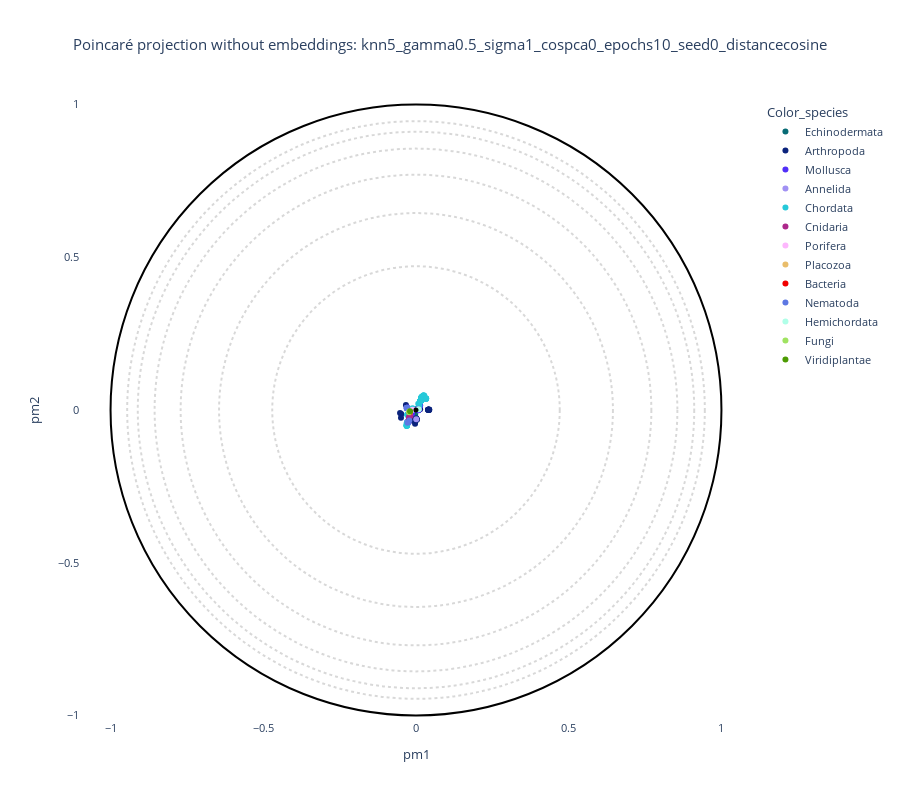
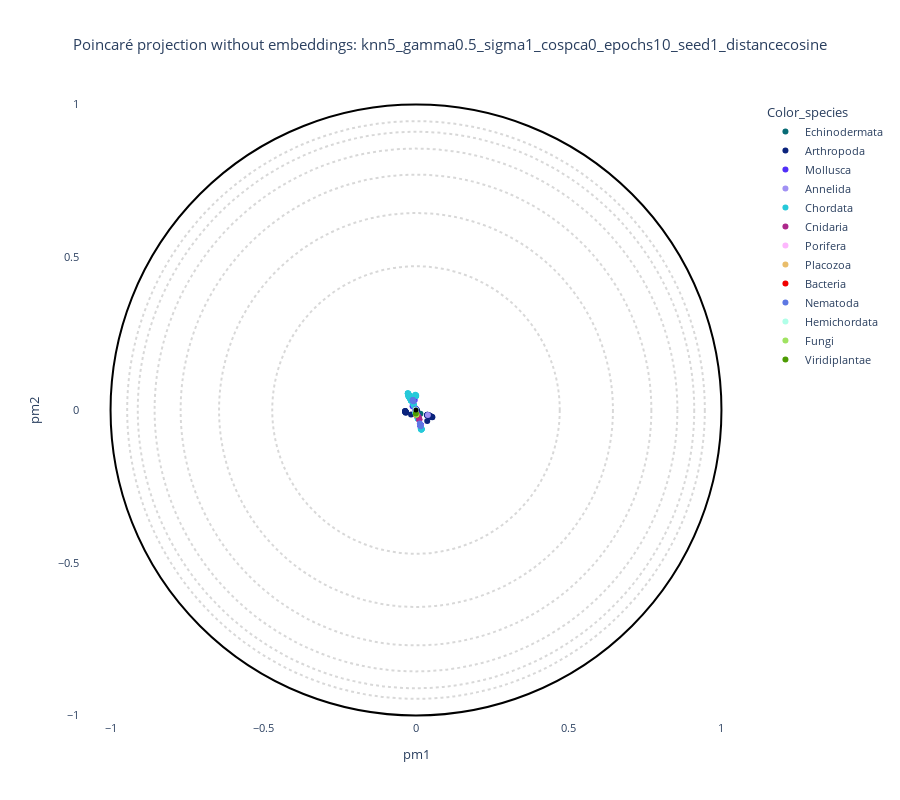
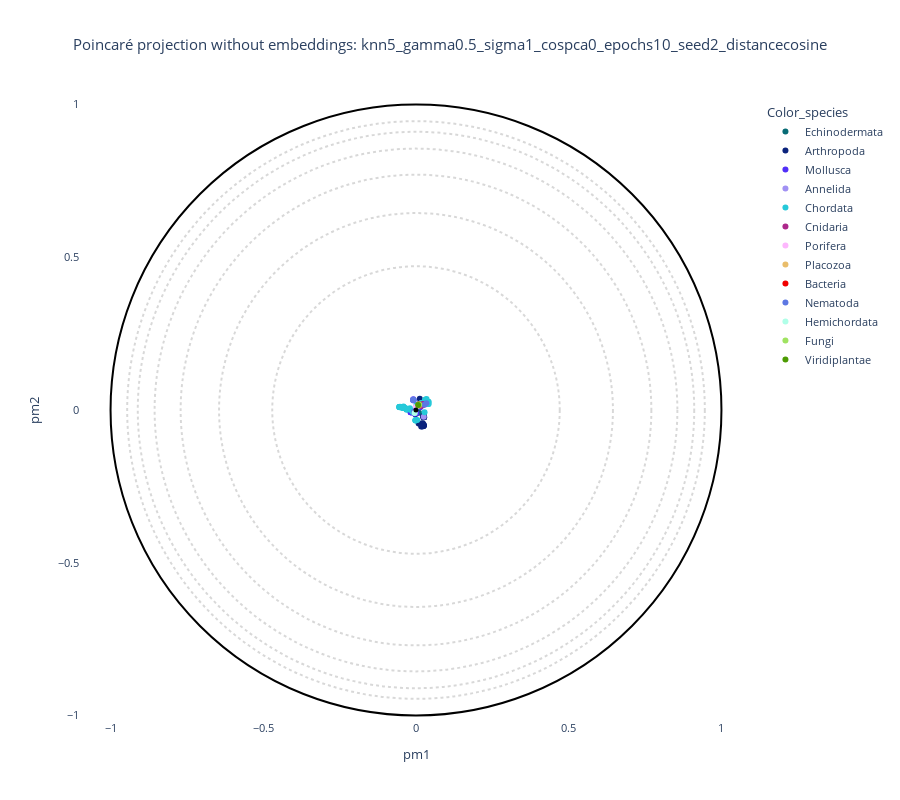
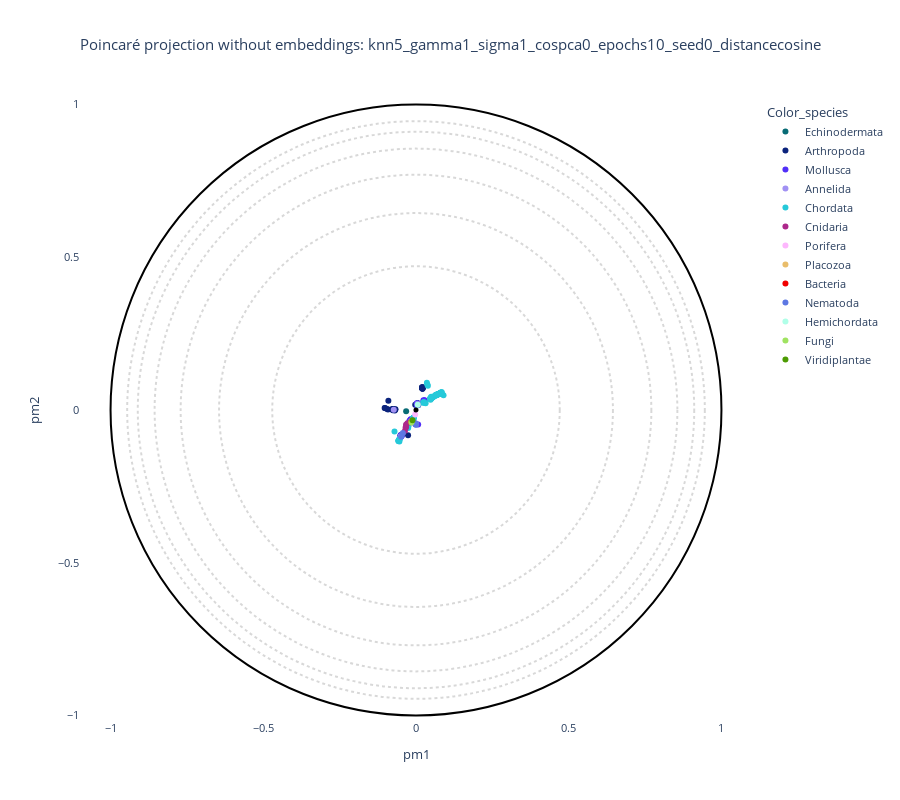

Notebook code for these charts, in order:
### Markdown cell above
## Grid search & plot

### Code cell
# %%
print("=== Starting grid search ===")
df_annotation = pd.read_csv(path_annotation_csv)

# List to store the results of projections
results = []

# Define a custom color palette for visualization
globin_palette = {
    'Echinodermata': '#086b75', 'Arthropoda': '#0b237c', 'Mollusca': '#512ff8',
    'Annelida': '#a191f3', 'Chordata': '#26c9d9', 'Cnidaria': '#ad288b',
    'Porifera': '#fdb7fd', 'Placozoa': '#e9bd6b', 'Bacteria': '#f10000',
    'Nematoda': '#5d78e3', 'Hemichordata': '#b0ffe8', 'Fungi': '#a0e361',
    'Viridiplantae': '#4d9b03'
}

# Generate all parameter combinations
keys = list(grid.keys())
values = list(grid.values())
combinations = list(itertools.product(*values))

for combo in combinations:
    params = dict(zip(keys, combo))

    # Create a folder for each combination
    folder_name = "_".join([f"{k}{v}" for k, v in params.items()])
    folder_output = os.path.join(output_base, folder_name)
    os.makedirs(folder_output, exist_ok=True)
    print(f"\n--- Running projection for {folder_name} ---")

    # 1. Run Poincaré map
    cmd = build_command(params, folder_output + "/")
    print("CMD:", cmd)
    os.system(cmd)

    # 2. Load projection
    projection_file = load_projection(folder_output, params)
    if not os.path.exists(projection_file):
        print(f"Projection file not found: {projection_file}")
        continue

    df_emb = read_embeddings(projection_file, path_annotation_csv, withroot=False)

    # 3. Generate and display interactive plot for each parameter combination
    if data_type == "plm":
        title = f"Poincaré projection with embeddings: {folder_name}"
    elif data_type == "plm_aae":
        title = f"Poincaré projection with AAE embeddings: {folder_name}"
    elif data_type == "pssm":
        title = f"Poincaré projection without embeddings: {folder_name}"
    else:
        title = f"Poincaré projection with RFA matrix: {folder_name}"

    # Create and display the interactive plot
    fig = plot_embedding_interactive(
        df_emb,
        labels_name="Color_species",
        color_palette=globin_palette,
        title=title,
        fontsize=11
    )
    fig.show()

    # Save the plot to HTML file
    output_html = os.path.join(folder_output, f"projection_{folder_name}.html")
    fig.write_html(output_html)
    print(f"✔ Saved projection to → {output_html}")

    # 4. Calculate quality metrics
    true_labels = df_emb["Color_species"].values
    coord_low = df_emb[["pm1", "pm2"]].values

    # Load original high-dimensional data
    if data_type in ["plm", "plm_aae"]:
        embedding_files = [f for f in os.listdir(embedding_paths[data_type]) if f.endswith('.pt')]
        features = []
        for file in sorted(embedding_files):
            embedding = torch.load(os.path.join(embedding_paths[data_type], file))['embedding']
            features.append(np.mean(embedding, axis=0))
        features = np.array(features)
    elif data_type == "pssm":
        pssm_files = [f for f in os.listdir("examples/globins/") if f.endswith('.aamtx')]
        features = []
        for file in sorted(pssm_files):
            pssm = np.loadtxt(os.path.join("examples/globins/", file)).reshape(-1)
            features.append(pssm)
        features = np.array(features)

    # Calculate all quality metrics
    try:
        model = PoincareMaps(coord_low)
        model.get_distances()
        D_proj = model.distances

        # Detect clusters
        clusters = detect_cluster(D_proj, n_clusters=len(np.unique(true_labels)))
        ARI, FMS = get_scores(true_labels, clusters)

        # Calculate Q metrics
        Qlocal, Qglobal, Kmax, df_Q = get_quality_metrics(
            coord_high=features,
            coord_low=coord_low,
            distance="poincare",
            setting="manifold",
            k_neighbours=5
        )

        # Store all results
        result = {
            "params": params,
            "ARI": ARI,
            "FMS": FMS,
            "Qlocal": Qlocal,
            "Qglobal": Qglobal,
            "Qnx": df_Q.Qnx.to_numpy() if hasattr(df_Q, 'Qnx') else np.zeros(5),
            "projection_file": projection_file,
        }
    except Exception as e:
        print(f"Error calculating metrics: {e}")
        # Store partial results if metrics calculation fails
        result = {
            "params": params,
            "ARI": ARI if 'ARI' in locals() else None,
            "FMS": FMS if 'FMS' in locals() else None,
            "Qlocal": None,
            "Qglobal": None,
            "Qnx": np.zeros(5),
            "projection_file": projection_file,
        }

    results.append(result)

print("\n=== Grid search complete ===")
